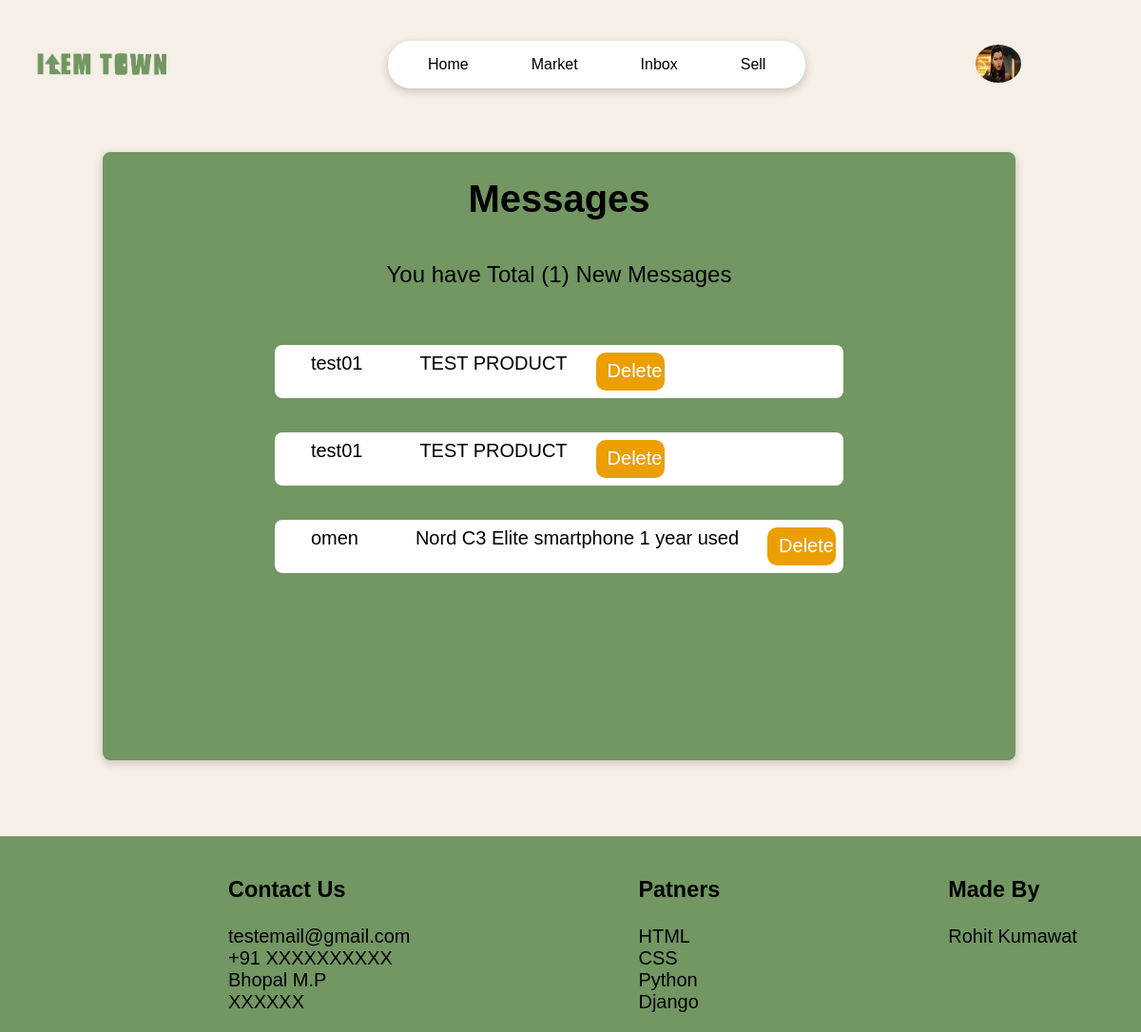
/user/user-inbox/ (signed in), run on an earlier commit of the app's database.
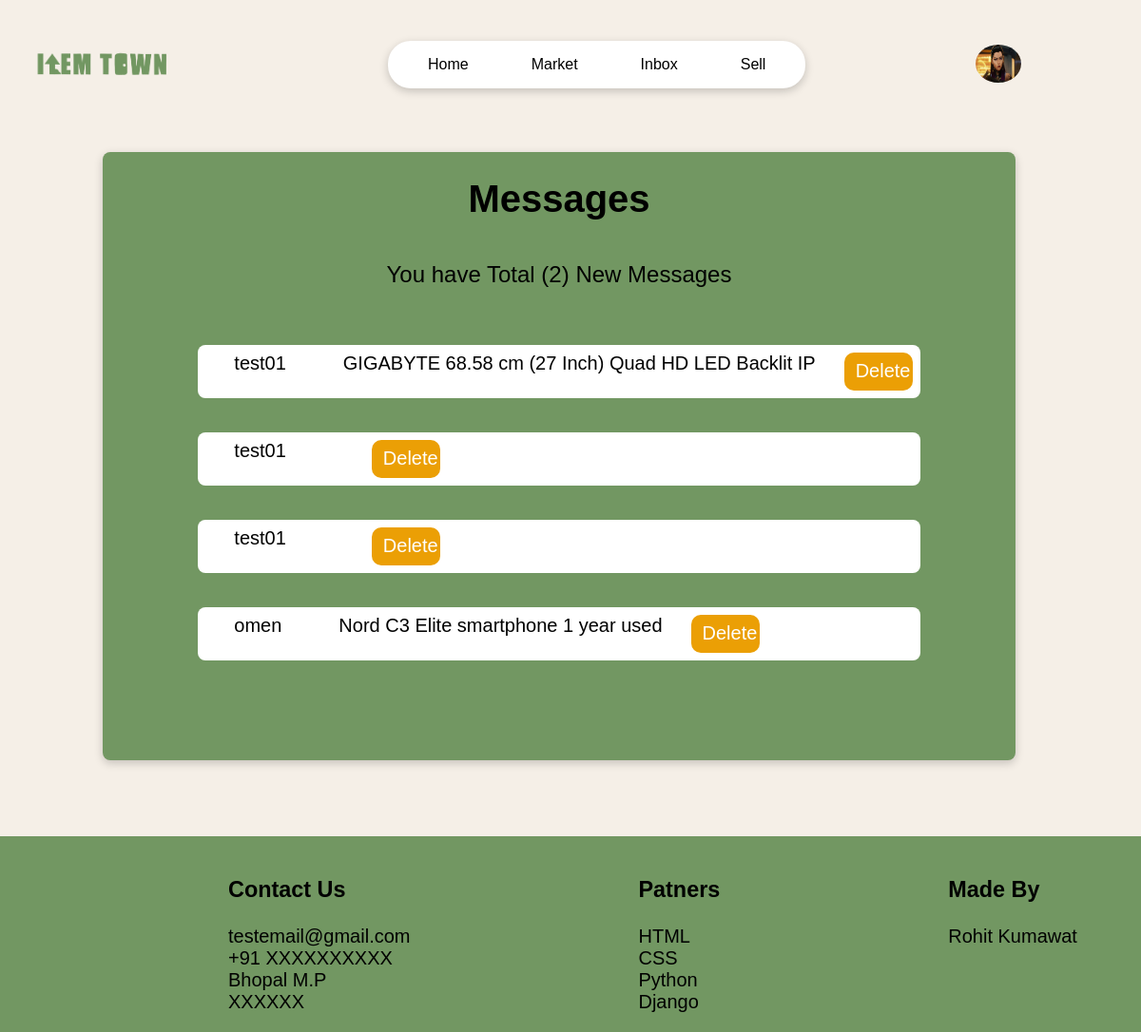
And on a later commit of the database.
### users/models.py (models this page shows, shortened)
class inbox_messages(models.Model):
    sender=models.ForeignKey('users.Profile',on_delete=models.SET_NULL,null=True,blank=True)
    reciver=models.ForeignKey('users.Profile',on_delete=models.SET_NULL,null=True,related_name='inbox_msg')
    product=models.ForeignKey(Product,on_delete=models.SET_NULL,null=True)
    name=models.CharField(max_length=50,null=True,blank=True)
    email=models.EmailField(null=True,blank=True)
    created=models.DateTimeField(auto_now_add=True)
    body=models.TextField()
    is_read=models.BooleanField(default=False)
    id=models.UUIDField(default=uuid.uuid1,primary_key=True)
    class Meta:
        ordering=['is_read','-created']

class Profile(models.Model):
    user=models.OneToOneField(User,on_delete=models.CASCADE)
    username=models.CharField(max_length=20,null=False,unique=True)
    first_name=models.CharField(max_length=20,null=False)
    last_name=models.CharField(max_length=50,null=False)
    email=models.EmailField()
    phone_number=models.CharField(max_length=14,null=True,blank=True)
    city=models.CharField(max_length=50,null=True,blank=True)
    state=models.CharField(max_length=100,null=True,blank=True)
    id=models.UUIDField(default=uuid.uuid1,primary_key=True)
    pic=models.ImageField(default='user/user.jpg',upload_to='user/')
    def __str__(self):
        return str(self.username)

### market/models.py (models this page shows, shortened)
class Product(models.Model):
    owner=models.ForeignKey('users.Profile',on_delete=models.CASCADE)
    product_id=models.UUIDField(default=uuid.uuid1,primary_key=True)
    title=models.CharField(max_length=50,null=False)
    short_discription=models.CharField(max_length=100,null=True,blank=True,default='')
    discription=models.TextField(max_length=500,null=True,blank=True)
    price=models.IntegerField(default=0,null=False)
    main_img=models.ImageField(default='default/market.png',upload_to='iteams/')
    sub_img1=models.ImageField(default='default/market.png',upload_to='iteams/')
    sub_img2=models.ImageField(default='default/market.png',upload_to='iteams/')
    sub_img3=models.ImageField(default='default/market.png',upload_to='iteams/')
    sub_img4=models.ImageField(default='default/market.png',upload_to='iteams/')
    ownership_type_options=(
        ('1st','1st Owner'),
        ('2nd','2nd Owner'),
        ('2nd+','More than 2nd'),
    )
    ownership_type=models.CharField(max_length=50,choices=ownership_type_options,default=None)
    purchase_date=models.DateField(null=True,blank=True)
    bill_and_box_options=(
        ('Yes','Have either bill/box'),
        ('No',"I don't have bill or box")
    )
    bill_and_box=models.CharField(choices=bill_and_box_options,max_length=50,default=None,null=True,blank=True)
    created = models.DateTimeField(auto_now_add=True)
    tags=models.ManyToManyField(Tag,blank=True)
    class Meta:
        ordering=['-created']

### users/views.py (the view)
# urls.py: path('user-inbox/',views.inbox,name='inbox'),
@login_required(login_url='login_user')
def inbox(request):
    user=request.user.profile
    msg=user.inbox_msg.all()
    unread_messages=msg.filter(is_read=False).count()
    content={
        'msg':msg,
        'unread_messages':unread_messages
    }
    return render(request,'users/inbox.html',content)

### users/templates/users/inbox.html
{% extends 'page/nav.html'%}
{% load static %}
{%block css%}
    <link rel="stylesheet" href="{% static 'style/inbox.css' %}">
{%endblock%}
{%block body%}
<div class="inbox-container">
    <div class="messages-box">
        <center><h1 class="heading"> Messages</h1></center>
        <center><p class="sub-heading"> You have Total ({{unread_messages}}) New Messages</p></center>
        {%if msg%}
            <div class="messages-info">
                {%for i in msg%}
                <a href="{%url 'message' i.id%}" class="msg-link">
                    <ul class="messages-ul">
                        <li>{{i.sender}}</li>
                        <li>{{i.product.title}}</li>
                        <a href="{% url 'delete_message' i.id%}" class="del_msg">Delete</a>
                    </ul>
                {%endfor%}
            </div>
        {%else%}
            <p>You Have No Messages</p>
        {%endif%}
    </div>
</div>
{%endblock%}

What changed in the data, as far as the page shows it:
added inbox_messages: sender "test01", product "GIGABYTE 68.58 cm (27 Inch) Quad HD LED Backlit IP"
changed inbox_messages (number 2 of 4 on the later page): product "TEST PRODUCT" → (not shown)
changed inbox_messages (number 3 of 4 on the later page): product "TEST PRODUCT" → (not shown)
Also different on the page:
{{ unread_messages }}: "1" → "2"
